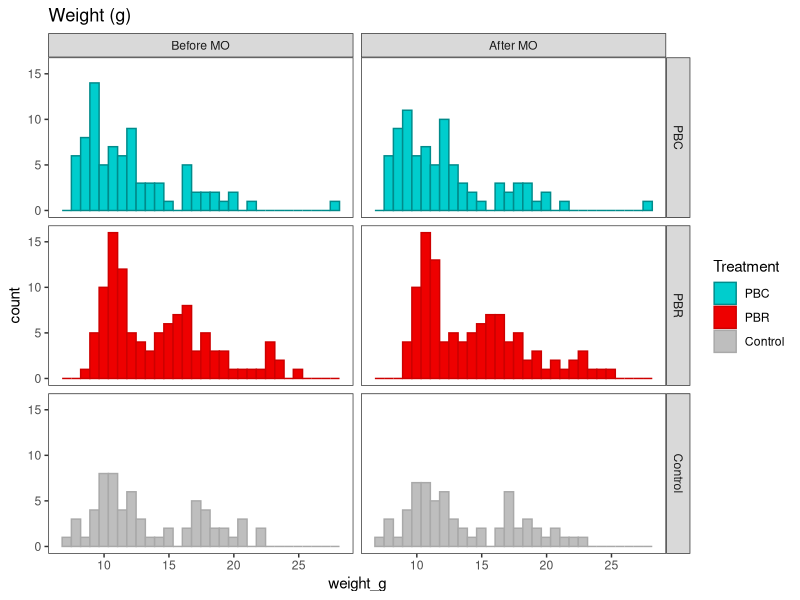
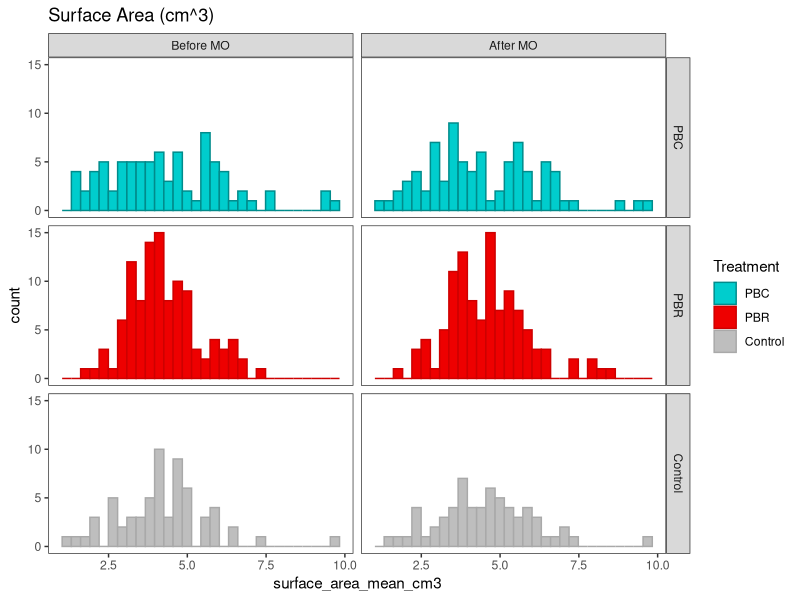
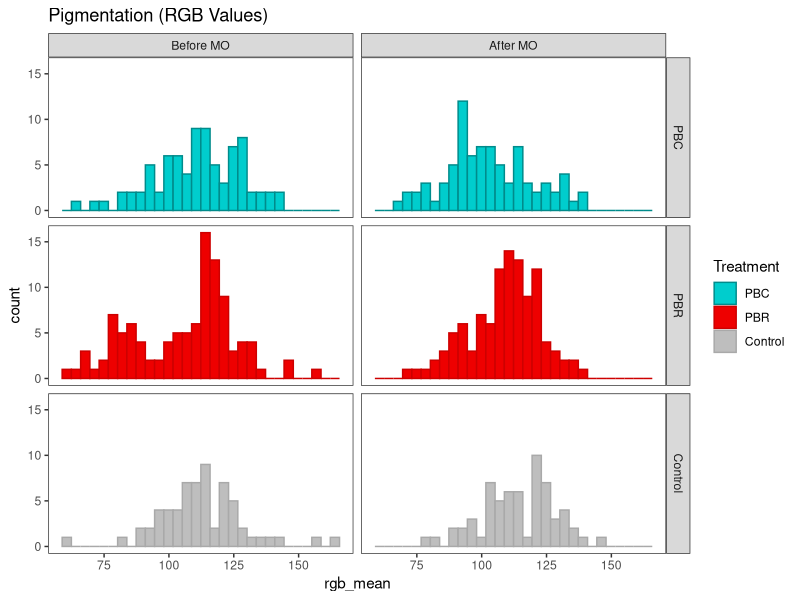
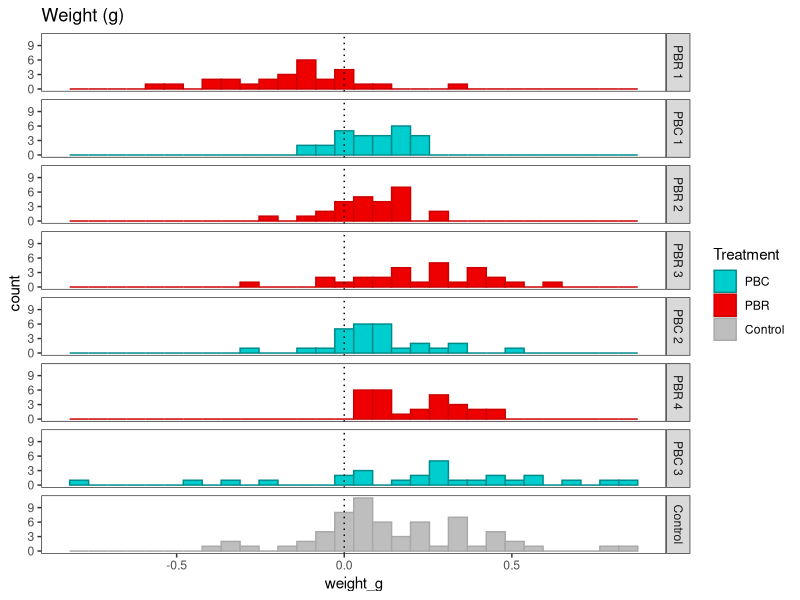
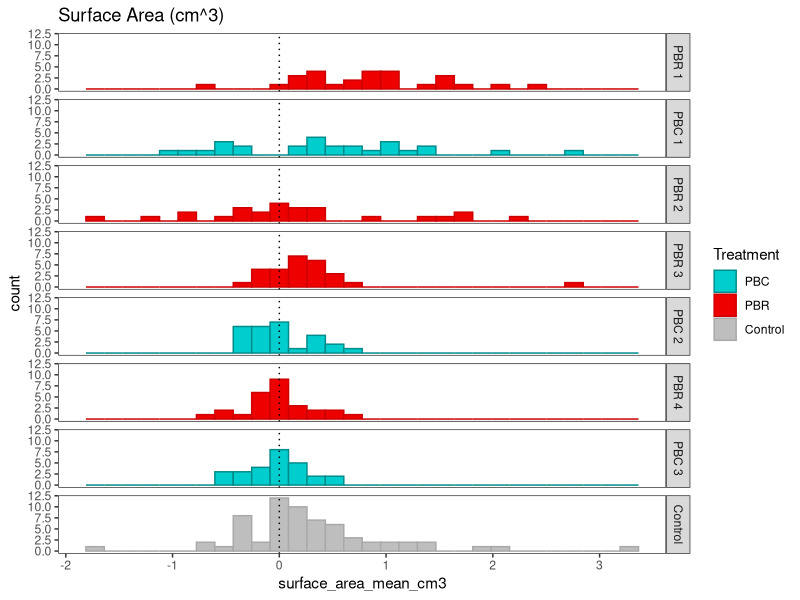
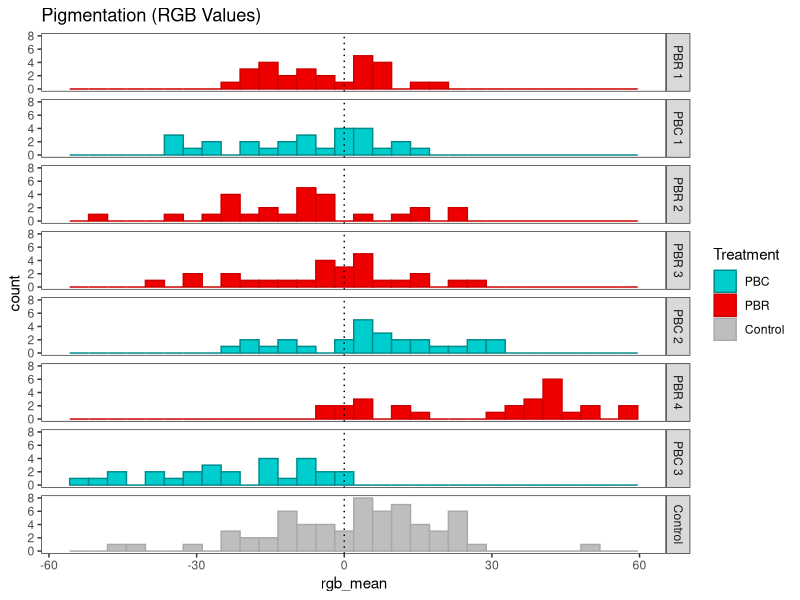
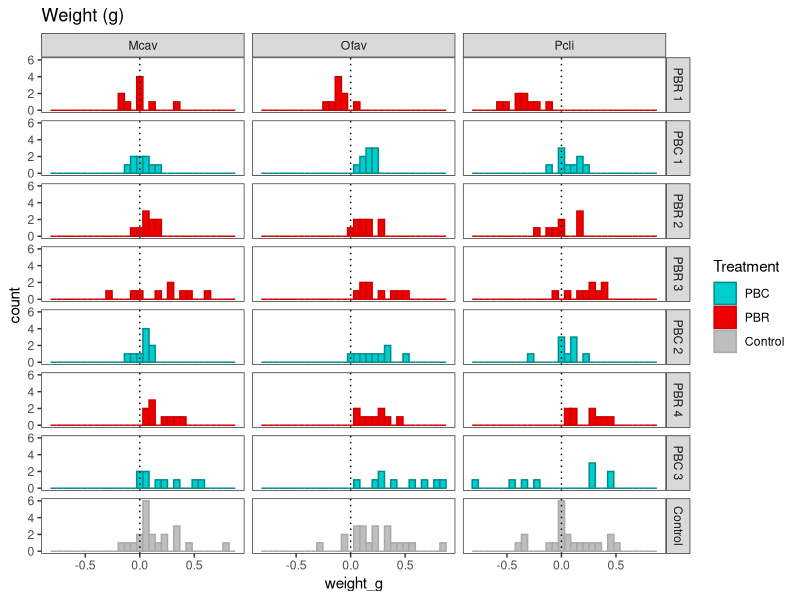
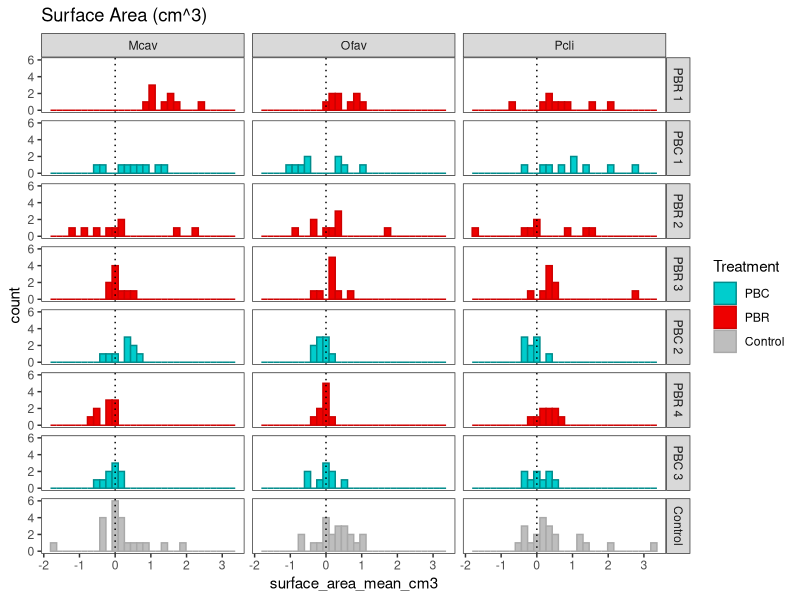

Generate these figures, in order, with R:
## ---- chunk 1
library(tidyverse)
library(readxl)
library(openxlsx)
library(rstatix)
# get rid of scientific notation
options(scipen = 9999)
# Do this to avoid dplyr error message
options(dplyr.summarise.inform = FALSE)  
## ---- chunk 2
df <- read_excel("InputData/Raw/CoralData/Coral Color_Weight Data.xlsx",
                  sheet = "Before & After MO for R")
## ---- chunk 3
# create dataframe of all treatments
df_edit <- df %>%
  # take out Notes column and person column (at least for right now)
  select(-Notes, -Person_weight_photos, -Person_ImageJ, -`Scale_pixels/cm`) %>% 
  # split "fragment" column into 2 columns called "colony number" and "fragment number"
  # "colony number" is the tens place from "fragment" and refers to the colony that each fragment is from and is unique for each colony
  # "fragment number" is the tenths place from "fragment" and refers to the number 1-4 given to each fragment of each colony; these numbers are the same for each colony; 1-3 are experimental fragments that went in the MO, 4 is the control fragment that stayed in raceway 2
  separate_wider_delim(cols = "Fragment",
                       delim = ".",
                       names = c("colony_number", "fragment_number"), 
                       cols_remove = FALSE) %>%
  # create column labeling each fragment as an experimental or control frag
  mutate(Treatment = ifelse(fragment_number == 4, "Control", Treatment),
         Trial = ifelse(Treatment == "Control", "Control", paste(Treatment, Trial)),
         frag_id = paste(Species, Fragment, sep = " "), 
         weight_g = as.numeric(Weight_g),
         surface_area_mean_cm3 = as.numeric(Surface_Area_Mean_cm3),
         surface_area_std = as.numeric(Surface_Area_Std),
         red_mean = as.numeric(Red_Mean),
         red_std = as.numeric(Red_Std),
         green_mean = as.numeric(Green_Mean),
         green_std = as.numeric(Green_Std),
         blue_mean = as.numeric(Blue_Mean),
         blue_std = as.numeric(Blue_Std)) %>%
  na.omit() %>%
  # quality control step taking out any color values greater than 255 since RGB values only go from 0-255
  filter(red_mean <= 255 & green_mean <= 255 & blue_mean <= 255) %>%
  # create a column that averages red, green, and blue values to get shade intensity: higher value = more bleached, lower value = less bleached
  mutate(rgb_mean = (red_mean + green_mean + blue_mean)/3) %>%
  #getting rid of the second copy with the capitalized column titles
  select(-Weight_g, -Surface_Area_Mean_cm3, -Surface_Area_Std, -Red_Mean, -Red_Std, -Green_Mean, -Green_Std, -Blue_Mean, -Blue_Std) %>%
  relocate(frag_id, .after = Date) #makes the df look nicer

## ---- chunk 4
# order the levels for the independent factors (alphabetical by default)
df_edit$Time <- factor(df_edit$Time,levels = c('Before MO','After MO'))
df_edit$Treatment <- factor(df_edit$Treatment,levels = c('PBC','PBR', 'Control'))

# run shapiro-wilks test for normality on weight, surface area, and rgb for all data
## Before
df_edit %>%
  filter(Time == "Before MO") %>%
  shapiro_test(weight_g, surface_area_mean_cm3, rgb_mean)
## After
df_edit %>%
  filter(Time == "After MO") %>%
  shapiro_test(weight_g, surface_area_mean_cm3, rgb_mean)

## ---- chunk 5
## weight 
df_edit %>%
  ggplot(aes(x = weight_g,
             fill = Treatment, 
             color = Treatment)) +
  facet_grid(rows = vars(Treatment), cols = vars(Time)) +
  geom_histogram() +
  ggtitle("Weight (g)") +
  scale_fill_manual(values = c("cyan3", "red2", "grey")) +
  scale_color_manual(values = c("cyan4", "red3", "darkgrey")) +
  theme_bw() +
  theme(panel.grid.major = element_blank(), 
        panel.grid.minor = element_blank(),
        panel.background = element_blank())

## surface area
df_edit %>%
  ggplot(aes(x = surface_area_mean_cm3,
             fill = Treatment, 
             color = Treatment)) +
  facet_grid(rows = vars(Treatment), cols = vars(Time)) +
  geom_histogram() +
  ggtitle("Surface Area (cm^3)")+
  scale_fill_manual(values = c("cyan3", "red2", "grey")) +
  scale_color_manual(values = c("cyan4", "red3", "darkgrey")) +
  theme_bw() +
  theme(panel.grid.major = element_blank(), 
        panel.grid.minor = element_blank(),
        panel.background = element_blank())

## rgb
df_edit %>%
  ggplot(aes(x = rgb_mean, 
             fill = Treatment, 
             color = Treatment)) +
  facet_grid(rows = vars(Treatment), cols = vars(Time)) +
  geom_histogram() +
  ggtitle("Pigmentation (RGB Values)")+
  scale_fill_manual(values = c("cyan3", "red2", "grey")) +
  scale_color_manual(values = c("cyan4", "red3", "darkgrey")) +
  theme_bw() +
  theme(panel.grid.major = element_blank(), 
        panel.grid.minor = element_blank(),
        panel.background = element_blank())


## ---- chunk 6
# filter df_edit to have just before
df_before <- df_edit %>%
  filter(Time == "Before MO") %>%
  select(frag_id, Species, Treatment, Trial, weight_g, surface_area_mean_cm3, rgb_mean)

# filter df_edit to have just after
df_after <- df_edit %>%
  filter(Time == "After MO") %>%
    select(frag_id, Species, Treatment, Trial, weight_g, surface_area_mean_cm3, rgb_mean)

# subtract values: After MO - Before MO 
df_subtracted <- df_after %>%
  mutate(weight_g = df_after$weight_g - df_before$weight_g,
         surface_area_mean_cm3 = df_after$surface_area_mean_cm3 - df_before$surface_area_mean_cm3,
         rgb_mean = df_after$rgb_mean - df_before$rgb_mean)

## ---- chunk 7
# order the levels for the independent factors (alphabetical by default)
df_subtracted$Treatment <- factor(df_subtracted$Treatment,levels = c('PBC','PBR', 'Control'))
df_subtracted$Trial <- factor(df_subtracted$Trial, levels = c("PBR 1", "PBC 1", "PBR 2", "PBR 3", "PBC 2", "PBR 4", "PBC 3", "Control"))

# run shapiro-wilks test for normality on weight, surface area, and rgb for all data
df_subtracted %>%
  shapiro_test(weight_g, surface_area_mean_cm3, rgb_mean)
# run shapiro-wilks test for normality on weight, surface area, and rgb by Trial
df_subtracted %>%
  group_by(Trial) %>%
  shapiro_test(weight_g, surface_area_mean_cm3, rgb_mean) %>%
  filter(p <= 0.05) #just show results for significant values

## ---- chunk 8
# Histogram faceted by Trial
## Weight
plot_WeightChangeTri <- df_subtracted %>%
  ggplot(aes(x = weight_g,
             fill = Treatment, 
             color = Treatment)) +
  facet_grid(rows = vars(Trial)) +
  geom_histogram() +
  # add dotted line at x = 0
  geom_vline(xintercept = 0, linetype = "dotted") +
  ggtitle("Weight (g)") +
  scale_fill_manual(values = c("cyan3", "red2", "grey")) +
  scale_color_manual(values = c("cyan4", "red3", "darkgrey")) +
  theme_bw() +
  theme(panel.grid.major = element_blank(), 
        panel.grid.minor = element_blank(),
        panel.background = element_blank())
# view plot
plot_WeightChangeTri

## Surface Area
plot_SurfaceAreaChangeTri <- df_subtracted %>%
  ggplot(aes(x = surface_area_mean_cm3,
             fill = Treatment, 
             color = Treatment)) +
  facet_grid(rows = vars(Trial)) +
  geom_histogram() +
  # add dotted line at x = 0
  geom_vline(xintercept = 0, linetype = "dotted") +
  ggtitle("Surface Area (cm^3)")+
  scale_fill_manual(values = c("cyan3", "red2", "grey")) +
  scale_color_manual(values = c("cyan4", "red3", "darkgrey")) +
  theme_bw() +
  theme(panel.grid.major = element_blank(), 
        panel.grid.minor = element_blank(),
        panel.background = element_blank())
# view plot 
plot_SurfaceAreaChangeTri
# save plot
# ggsave("Surface Area Change by Trial.png", 
#        plot = plot_SurfaceAreaChangeTri,
#        path = "Figures/Wrangling")

## RGB
plot_RGBChangeTri <- df_subtracted %>%
  ggplot(aes(x = rgb_mean,
             fill = Treatment, 
             color = Treatment)) +
  facet_grid(rows = vars(Trial)) +
  geom_histogram() +
  # add dotted line at x = 0
  geom_vline(xintercept = 0, linetype = "dotted") +
  ggtitle("Pigmentation (RGB Values)")+
  scale_fill_manual(values = c("cyan3", "red2", "grey")) +
  scale_color_manual(values = c("cyan4", "red3", "darkgrey")) +
  theme_bw() +
  theme(panel.grid.major = element_blank(), 
        panel.grid.minor = element_blank(),
        panel.background = element_blank())
# view plot 
plot_RGBChangeTri
# save plot
# ggsave("RGB Change by Trial.png", 
#        plot = plot_RGBChangeTri,
#        path = "Figures/Wrangling")

## ---- chunk 9
# Histogram faceted by Species and Trial
## Weight 
plot_WeightChangeSpecTri <- df_subtracted %>%
  ggplot(aes(x = weight_g,
             fill = Treatment, 
             color = Treatment)) +
  facet_grid(rows = vars(Trial), 
             cols = vars(Species)) +
  geom_histogram() +
  # add dotted line at x = 0
  geom_vline(xintercept = 0, linetype = "dotted") +
  ggtitle("Weight (g)") +
  scale_fill_manual(values = c("cyan3", "red2", "grey")) +
  scale_color_manual(values = c("cyan4", "red3", "darkgrey")) +
  theme_bw() +
  theme(panel.grid.major = element_blank(), 
        panel.grid.minor = element_blank(),
        panel.background = element_blank())
# view plot
plot_WeightChangeSpecTri
# save plot
# ggsave("Weight Change by Trial and Species.png", 
#        plot = plot_WeightChangeSpecTri,
#        path = "Figures/Wrangling")

## Surface Area
plot_SurfaceAreaChangeSpecTri <- df_subtracted %>%
  ggplot(aes(x = surface_area_mean_cm3,
             fill = Treatment, 
             color = Treatment)) +
  facet_grid(rows = vars(Trial), 
             cols = vars(Species)) +
  geom_histogram() +
  # add dotted line at x = 0
  geom_vline(xintercept = 0, linetype = "dotted") +
  ggtitle("Surface Area (cm^3)")+
  scale_fill_manual(values = c("cyan3", "red2", "grey")) +
  scale_color_manual(values = c("cyan4", "red3", "darkgrey")) +
  theme_bw() +
  theme(panel.grid.major = element_blank(), 
        panel.grid.minor = element_blank(),
        panel.background = element_blank())
# view plot 
plot_SurfaceAreaChangeSpecTri
# save plot
# ggsave("Surface Area Change by Trial and Species.png", 
#        plot = plot_SurfaceAreaChangeSpecTri,
#        path = "Figures/Wrangling")

# RGB
plot_RGBChangeSpecTri <- df_subtracted %>%
  ggplot(aes(x = rgb_mean,
             fill = Treatment, 
             color = Treatment)) +
  facet_grid(rows = vars(Trial), 
             cols = vars(Species)) +
  geom_histogram() +
  # add dotted line at x = 0
  geom_vline(xintercept = 0, linetype = "dotted") +
  ggtitle("Pigmentation (RGB Values)")+
  scale_fill_manual(values = c("cyan3", "red2", "grey")) +
  scale_color_manual(values = c("cyan4", "red3", "darkgrey")) +
  theme_bw() +
  theme(panel.grid.major = element_blank(), 
        panel.grid.minor = element_blank(),
        panel.background = element_blank())
# view plot 
plot_RGBChangeSpecTri
# save plot
# ggsave("RGB Change by Trial and Species.png", 
#        plot = plot_RGBChange,
#        path = "Figures/Wrangling")

## ---- chunk 10
#get weekly growth rates to normalize connor's trials which were 3 weeks to savanna's trials which were 6 weeks
df_rates <- df_subtracted %>%
  mutate(weight_g_weekly = ifelse((Treatment == "PBR" & Trial == 1) | 
                                  (Treatment == "PBC" & Trial == 1) | 
                                  (Treatment == "PBR" & Trial == 2),
                                weight_g / 3, 
                                weight_g / 6)) %>%
  mutate(surface_area_cm3_weekly = ifelse((Treatment == "PBR" & Trial == 1) | 
                                        (Treatment == "PBC" & Trial == 1) | 
                                        (Treatment == "PBR" & Trial == 2),
                                      surface_area_mean_cm3 / 3, 
                                      surface_area_mean_cm3 / 6)) %>%
  #create weekly rgb rate to normalize trial lengths
  mutate(rgb_weekly = ifelse((Treatment == "PBR" & Trial == 1) | 
                               (Treatment == "PBC" & Trial == 1) | 
                               (Treatment == "PBR" & Trial == 2),
                             rgb_mean / 3, 
                             rgb_mean / 6)) %>%
  select(-weight_g, -surface_area_mean_cm3, -rgb_mean)

# save rates df as csv for use in permanova workbook
# write_csv(df_rates, "InputData/Clean/CoralData/CoralColorWeightData_Rates.csv")

## ---- chunk 11
# weight
t.test(df_subtracted$weight_g, df_rates$weight_g_weekly, alternative = "two.sided", paired = T)

# surface area
t.test(df_subtracted$surface_area_mean_cm3, df_rates$surface_area_cm3_weekly, alternative = "two.sided", paired = T)

# rgb
t.test(df_subtracted$rgb_mean, df_rates$rgb_weekly, alternative = "two.sided", paired = T)

## ---- chunk 12
# weight
cbind(df_rates, df_subtracted$weight_g) %>%
  pivot_longer(cols = c("df_subtracted$weight_g", "weight_g_weekly"), 
               names_to = "variable_names",
               values_to = "variable_values") %>%
  ggplot(aes(x = variable_names,
             y = variable_values)) +
  geom_boxplot() +
  theme_bw() +
  theme(panel.grid.major = element_blank(), 
        panel.grid.minor = element_blank(),
        panel.background = element_blank())

# surface area
cbind(df_rates, df_subtracted$surface_area_mean_cm3) %>%
  pivot_longer(cols = c("df_subtracted$surface_area_mean_cm3", "surface_area_cm3_weekly"), 
               names_to = "variable_names",
               values_to = "variable_values") %>%
  ggplot(aes(x = variable_names,
             y = variable_values)) +
  geom_boxplot() +
  theme_bw() +
  theme(panel.grid.major = element_blank(), 
        panel.grid.minor = element_blank(),
        panel.background = element_blank())

# rgb
cbind(df_rates, df_subtracted$rgb_mean) %>%
  pivot_longer(cols = c("df_subtracted$rgb_mean", "rgb_weekly"), 
               names_to = "variable_names",
               values_to = "variable_values") %>%
  ggplot(aes(x = variable_names,
             y = variable_values)) +
  geom_boxplot() +
  theme_bw() +
  theme(panel.grid.major = element_blank(), 
        panel.grid.minor = element_blank(),
        panel.background = element_blank())


## ---- chunk 13
# order the levels for the independent factors (alphabetical by default)
df_rates$Treatment <- factor(df_rates$Treatment,levels = c('PBC','PBR', 'Control'))
df_rates$Trial <- factor(df_rates$Trial, levels = c("PBR 1", "PBC 1", "PBR 2", "PBR 3", "PBC 2", "PBR 4", "PBC 3", "Control"))

# run shapiro-wilks test for normality on weight, surface area, and rgb for all data
df_rates %>%
  shapiro_test(weight_g_weekly, surface_area_cm3_weekly, rgb_weekly)
# run shapiro-wilks test for normality on weight, surface area, and rgb by Trial
df_rates %>%
  group_by(Trial) %>%
  shapiro_test(weight_g_weekly, surface_area_cm3_weekly, rgb_weekly) %>%
  filter(p <= 0.05) #just show results for significant values

## ---- chunk 14
# Weekly Weight
#plot_WeeklyWeightChangeTri <- 
df_rates %>%
  ggplot(aes(x = weight_g_weekly,
             fill = Treatment,
             color = Treatment)) +
  facet_grid(rows = vars(Trial)) +
  geom_histogram() +
  # add dotted line at x = 0
  geom_vline(xintercept = 0, linetype = "dotted") +
  ggtitle("Weekly Weight (g)") +
  scale_fill_manual(values = c("cyan3", "red2", "grey")) +
  scale_color_manual(values = c("cyan4", "red3", "darkgrey")) +
  theme_bw() +
  theme(panel.grid.major = element_blank(),
        panel.grid.minor = element_blank(),
        panel.background = element_blank())
# view plot
#plot_WeeklyWeightChangeTri
# save plot
# ggsave("Weekly Weight Change by Trial.png",
#        plot = plot_WeeklyWeightChangeTri,
#        path = "Figures/Wrangling")

# Weekly Surface Area
df_rates %>%
  ggplot(aes(x = surface_area_cm3_weekly,
             fill = Treatment,
             color = Treatment)) +
  facet_grid(rows = vars(Trial)) +
  geom_histogram() +
  # add dotted line at x = 0
  geom_vline(xintercept = 0, linetype = "dotted") +
  ggtitle("Surface Area (cm^3)") +
  scale_fill_manual(values = c("cyan3", "red2", "grey")) +
  scale_color_manual(values = c("cyan4", "red3", "darkgrey")) +
  theme_bw() +
  theme(panel.grid.major = element_blank(),
        panel.grid.minor = element_blank(),
        panel.background = element_blank())

# Weekly RGB
df_rates %>%
  ggplot(aes(x = rgb_weekly,
             fill = Treatment,
             color = Treatment)) +
  facet_grid(rows = vars(Trial)) +
  geom_histogram() +
  # add dotted line at x = 0
  geom_vline(xintercept = 0, linetype = "dotted") +
  ggtitle("Weekly Pigmentation (RGB Values)") +
  scale_fill_manual(values = c("cyan3", "red2", "grey")) +
  scale_color_manual(values = c("cyan4", "red3", "darkgrey")) +
  theme_bw() +
  theme(panel.grid.major = element_blank(),
        panel.grid.minor = element_blank(),
        panel.background = element_blank())

## ---- chunk 15
# Weekly Weight
df_rates %>%
  ggplot(aes(x = weight_g_weekly,
             fill = Treatment,
             color = Treatment)) +
  facet_grid(rows = vars(Trial),
             cols = vars(Species)) +
  geom_histogram() +
  # add dotted line at x = 0
  geom_vline(xintercept = 0, linetype = "dotted") +
  ggtitle("Weekly Weight (g)") +
  scale_fill_manual(values = c("cyan3", "red2", "grey")) +
  scale_color_manual(values = c("cyan4", "red3", "darkgrey")) +
  theme_bw() +
  theme(panel.grid.major = element_blank(),
        panel.grid.minor = element_blank(),
        panel.background = element_blank())

# surface area
df_rates %>%
  ggplot(aes(x = surface_area_cm3_weekly,
             fill = Treatment,
             color = Treatment)) +
  facet_grid(rows = vars(Trial),
             cols = vars(Species)) +
  geom_histogram() +
  # add dotted line at x = 0
  geom_vline(xintercept = 0, linetype = "dotted") +
  ggtitle("Weekly Weight (g)") +
  scale_fill_manual(values = c("cyan3", "red2", "grey")) +
  scale_color_manual(values = c("cyan4", "red3", "darkgrey")) +
  theme_bw() +
  theme(panel.grid.major = element_blank(),
        panel.grid.minor = element_blank(),
        panel.background = element_blank())

# rgb
df_rates %>%
  ggplot(aes(x = rgb_weekly,
             fill = Treatment,
             color = Treatment)) +
  facet_grid(rows = vars(Trial),
             cols = vars(Species)) +
  geom_histogram() +
  # add dotted line at x = 0
  geom_vline(xintercept = 0, linetype = "dotted") +
  ggtitle("Weekly Weight (g)") +
  scale_fill_manual(values = c("cyan3", "red2", "grey")) +
  scale_color_manual(values = c("cyan4", "red3", "darkgrey")) +
  theme_bw() +
  theme(panel.grid.major = element_blank(),
        panel.grid.minor = element_blank(),
        panel.background = element_blank())
